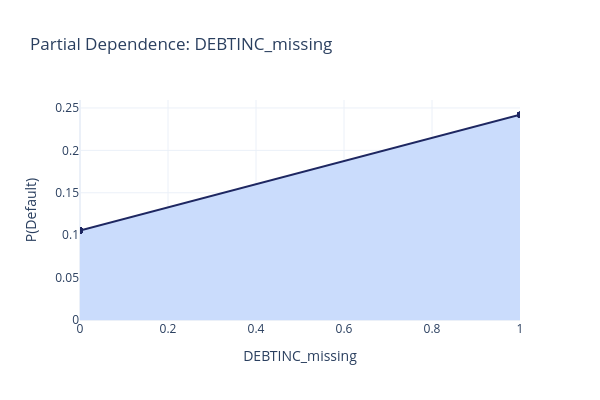
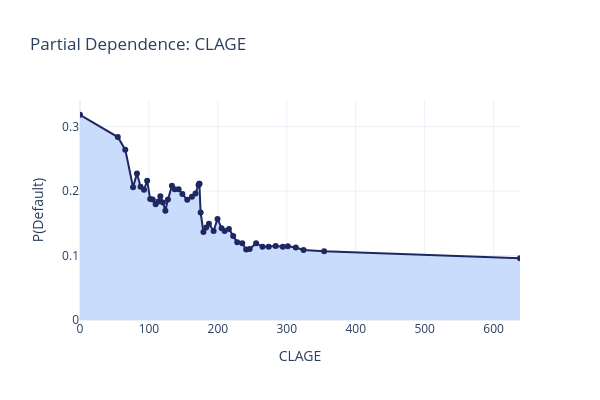
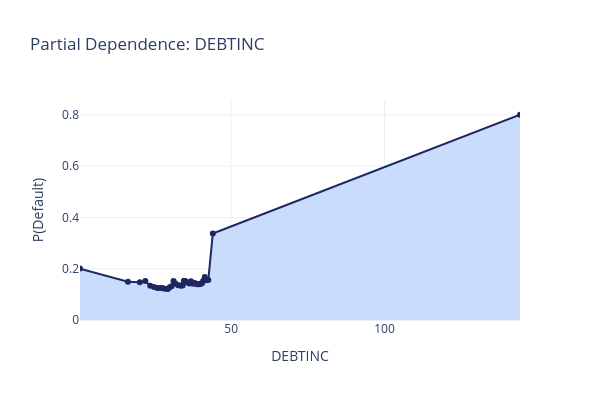

Notebook code for these charts, in order:
### Markdown cell above
---
## 10. Partial Dependence Plots (Top 3 Features)

### Code cell
# Get indices of top 3 features by importance
top_3_indices = np.argsort(importances)[-3:][::-1]
top_3_names = [all_feature_names[i] for i in top_3_indices]
top_3_original_indices = [i for i in top_3_indices]

# Transform test data for plotting
X_test_transformed = best_gb.named_steps["prep"].transform(X_test)

# Create partial dependence plots
for feat_idx, feat_name in zip(top_3_original_indices, top_3_names):
    # Compute partial dependence manually for plotly visualization
    feature_vals = np.percentile(X_test_transformed[:, feat_idx], np.linspace(0, 100, 50))
    pd_values = []
    
    X_test_copy = X_test_transformed.copy()
    for val in feature_vals:
        X_test_copy[:, feat_idx] = val
        y_pred_proba = best_gb.named_steps["clf"].predict_proba(X_test_copy)[:, 1]
        pd_values.append(y_pred_proba.mean())
    
    fig_pd = go.Figure()
    fig_pd.add_trace(go.Scatter(
        x=feature_vals, y=pd_values,
        mode="lines+markers",
        name=feat_name,
        line=dict(color=COLORS["navy"], width=2),
        fill="tozeroy",
        fillcolor=COLORS["ice"],
    ))
    
    fig_pd.update_layout(
        title=f"Partial Dependence: {feat_name}",
        xaxis_title=feat_name,
        yaxis_title="P(Default)",
        height=400, width=600,
    )
    fig_pd.show()
    save_chart(fig_pd, MODEL_SLUG, f"partial_dependence_{top_3_names.index(feat_name) + 1}")

### Figure 1 — Plotly figure (JSON) as saved in the notebook; plotly's stock layout.template omitted (floating-point values rounded to 4 significant figures)
{"data": [{"fill": "tozeroy", "fillcolor": "#CADCFC", "line": {"color": "#1E2761", "width": 2}, "mode": "lines+markers", "name": "DEBTINC_missing", "type": "scatter", "x": [0.0, 0.0, 0.0, 0.0, 0.0, 0.0, 0.0, 0.0, 0.0, 0.0, 0.0, 0.0, 0.0, 0.0, 0.0, 0.0, 0.0, 0.0, 0.0, 0.0, 0.0, 0.0, 0.0, 0.0, 0.0, 0.0, 0.0, 0.0, 0.0, 0.0, 0.0, 0.0, 0.0, 0.0, 0.0, 0.0, 0.0, 0.0, 0.0, 1.0, 1.0, 1.0, 1.0, 1.0, 1.0, 1.0, 1.0, 1.0, 1.0, 1.0], "y": [0.1055, 0.1055, 0.1055, 0.1055, 0.1055, 0.1055, 0.1055, 0.1055, 0.1055, 0.1055, 0.1055, 0.1055, 0.1055, 0.1055, 0.1055, 0.1055, 0.1055, 0.1055, 0.1055, 0.1055, 0.1055, 0.1055, 0.1055, 0.1055, 0.1055, 0.1055, 0.1055, 0.1055, 0.1055, 0.1055, 0.1055, 0.1055, 0.1055, 0.1055, 0.1055, 0.1055, 0.1055, 0.1055, 0.1055, 0.242, 0.242, 0.242, 0.242, 0.242, 0.242, 0.242, 0.242, 0.242, 0.242, 0.242]}], "layout": {"height": 400, "title": {"text": "Partial Dependence: DEBTINC_missing"}, "width": 600, "xaxis": {"title": {"text": "DEBTINC_missing"}}, "yaxis": {"title": {"text": "P(Default)"}}}}

### Figure 2 — Plotly figure (JSON) as saved in the notebook; plotly's stock layout.template omitted (floating-point values rounded to 4 significant figures)
{"data": [{"fill": "tozeroy", "fillcolor": "#CADCFC", "line": {"color": "#1E2761", "width": 2}, "mode": "lines+markers", "name": "CLAGE", "type": "scatter", "x": [0.0, 54.87, 65.66, 76.96, 82.59, 87.84, 92.89, 97.38, 101.8, 105.5, 109.8, 113.7, 116.6, 120.4, 123.9, 127.6, 133.3, 137.4, 143.1, 148.5, 155.6, 162.4, 167.5, 171.9, 173.2, 173.2, 175.0, 179.0, 183.1, 187.1, 193.8, 199.5, 205.4, 209.8, 216.0, 222.2, 228.1, 235.4, 241.1, 246.2, 255.5, 264.7, 273.7, 283.8, 294.2, 301.5, 313.0, 324.3, 354.1, 638.3], "y": [0.3185, 0.284, 0.2644, 0.2061, 0.2272, 0.2067, 0.2021, 0.2162, 0.1877, 0.1872, 0.1796, 0.1841, 0.1921, 0.1825, 0.1697, 0.1871, 0.2082, 0.2028, 0.2031, 0.1956, 0.1865, 0.1914, 0.1965, 0.2095, 0.2116, 0.2116, 0.1669, 0.1366, 0.1436, 0.1493, 0.1381, 0.1569, 0.1426, 0.1381, 0.1413, 0.1305, 0.1206, 0.119, 0.1092, 0.1101, 0.1192, 0.1136, 0.1138, 0.1147, 0.1137, 0.1145, 0.1126, 0.1088, 0.1065, 0.09572]}], "layout": {"height": 400, "title": {"text": "Partial Dependence: CLAGE"}, "width": 600, "xaxis": {"title": {"text": "CLAGE"}}, "yaxis": {"title": {"text": "P(Default)"}}}}

### Figure 3 — Plotly figure (JSON) as saved in the notebook; plotly's stock layout.template omitted (floating-point values rounded to 4 significant figures)
{"data": [{"fill": "tozeroy", "fillcolor": "#CADCFC", "line": {"color": "#1E2761", "width": 2}, "mode": "lines+markers", "name": "DEBTINC", "type": "scatter", "x": [0.7203, 16.36, 20.24, 22.02, 23.62, 24.88, 25.95, 26.89, 27.55, 28.37, 29.36, 29.96, 30.6, 31.21, 31.84, 32.72, 33.44, 33.77, 34.17, 34.76, 34.79, 34.79, 34.79, 34.79, 34.79, 34.79, 34.79, 34.79, 34.79, 34.79, 35.01, 35.64, 36.06, 36.46, 36.91, 37.42, 37.8, 38.11, 38.6, 39.0, 39.48, 39.9, 40.16, 40.5, 40.92, 41.43, 41.97, 42.55, 44.03, 144.2], "y": [0.2005, 0.1489, 0.147, 0.1517, 0.1338, 0.1289, 0.1249, 0.1249, 0.1244, 0.1223, 0.1211, 0.1282, 0.1314, 0.1519, 0.142, 0.136, 0.1348, 0.1349, 0.1347, 0.1504, 0.1522, 0.1522, 0.1522, 0.1522, 0.1522, 0.1522, 0.1522, 0.1522, 0.1522, 0.1522, 0.1494, 0.1474, 0.1453, 0.1426, 0.1512, 0.1428, 0.1424, 0.1443, 0.1404, 0.1392, 0.1394, 0.1404, 0.1428, 0.1436, 0.1533, 0.1675, 0.1546, 0.1559, 0.3375, 0.8007]}], "layout": {"height": 400, "title": {"text": "Partial Dependence: DEBTINC"}, "width": 600, "xaxis": {"title": {"text": "DEBTINC"}}, "yaxis": {"title": {"text": "P(Default)"}}}}
